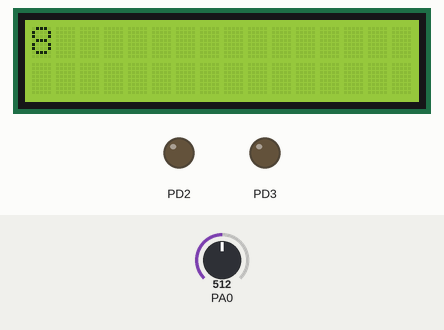
Bench run of a program on a simulated ATmega32, built with avr-gcc and emulated at 8 MHz. Shown: 16×2 character LCD, output pins drawn as LEDs (lit = HIGH). Wiring (inferred from the names in the program): character LCD (HD44780): RS PD0; E PD1; data PD4, PD5, PD6, PD7. The inputs (shaded band) are chosen by the test bench; at power-on: PA0 = 512. Pins used as bus, display or sensor lines are not drawn.

Above: at 1.2 s.
1.3 s: PA0 set to 1023
At 1.7 s:
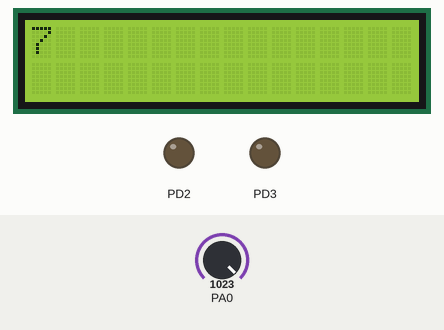
Timing chart, 0 to 4.3 s (numbered marks = the images above; inputs shaded):
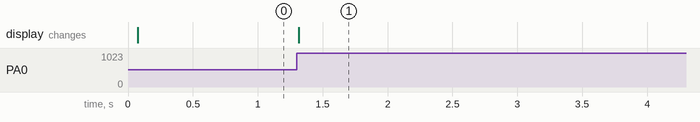

The program:

main.c
```c
/*
 * Keypad_interfacing.c
 *
 * Created: 6/28/2020 2:42:42 AM
 * Author : Orina Dorothy
 */

#define F_CPU 8000000UL
#include <avr/io.h>
#include <util/delay.h>
#include "Keypadheader.h"

int main(void)
{
	int adc_value = 0;
	int keys = 16;
	LCD_Init();  /* Initialize LCD */
	ADC_Init();
	LCD_String("Press A Key");
	LCD_Cmd(0xc0);
	read_key();
	return 0;
}
```

Function.c
```c
/*
 * Function.c
 *
 * Created: 6/29/2020 10:33:12 AM
 *  Author: Panda
 */

#define F_CPU 8000000UL
#include <avr/io.h>
#include <util/delay.h>
#include <stdlib.h>

#define LCD_Dir DDRD
#define LCD_Port PORTD
#define RS PD0
#define EN PD1


/*LCD command write*/
void LCD_Cmd(unsigned char cmd){
	/*Sending the first nibble of data (Higher 4 bits)*/
	LCD_Port = (LCD_Port & 0x0F) | (cmd & 0xF0);/* Sending upper nibble */
	LCD_Port &= ~ (1<<RS); /* RS=0, command reg. */
	LCD_Port |= (1<<EN); /* Enable pulse ON */
	_delay_us(1);
	LCD_Port &= ~ (1<<EN); /* Enable pulse OFF */
	_delay_us(200);
	/*Sending the second nibble of data (Lower 4 bits)*/
	LCD_Port = (LCD_Port & 0x0F) | (cmd << 4);/* Sending lower nibble */
	LCD_Port |= (1<<EN); /* Enable pulse ON */
	_delay_us(1);
	LCD_Port &= ~ (1<<EN); /* Enable pulse OFF */
	_delay_ms(2);
}
/*LCD data write function */
void LCD_Char (unsigned char char_data){
	/*Sending the first nibble of data (Higher 4 bits)*/
	LCD_Port = (LCD_Port & 0x0F) | (char_data & 0xF0);/* Sending upper nibble */
	LCD_Port |= (1<<RS); /* RS=1, data reg. */
	LCD_Port |= (1<<EN); /* Enable pulse ON */
	_delay_us(1);
	LCD_Port &= ~ (1<<EN); /* Enable pulse OFF */
	_delay_us(200);
	/*Sending the second nibble of data (Lower 4 bits)*/
	LCD_Port = (LCD_Port & 0x0F) | (char_data << 4); /* Sending lower nibble */
	LCD_Port |= (1<<EN); /* Enable pulse ON */
	_delay_us(1);
	LCD_Port &= ~ (1<<EN); /* Enable pulse OFF */
	_delay_ms(2);
}
/*LCD Initialize function */
void LCD_Init (void){
	LCD_Dir = 0xFF; /* Make LCD command port direction as output pins*/
	_delay_ms(20); /* LCD Power ON delay always > 15ms */
	LCD_Cmd(0x33);
	LCD_Cmd(0x32); /*send for 4 bit initialization of LCD*/
	//LCD_Cmd(0x80); /* Return display to its home position */
	LCD_Cmd(0x28); /* 2 line 4bit mode */
	LCD_Cmd(0x0C); /* Display ON Cursor OFF */
	LCD_Cmd(0x06); /* Auto Increment cursor */
	LCD_Cmd(0x01); /* Clear display */
	_delay_ms(2);
	LCD_Cmd (0x80);
}
/*Clear LCD Function*/
void LCD_Clear(void){
	LCD_Cmd(0x01); /* clear display */
	_delay_ms(2);
	LCD_Cmd(0x80); /* Return display to its home position */
}

/*Send string to LCD function */
void LCD_String (char *str){
	int i;
	/* Send each char of string till the NULL */
	for(i=0;str[i]!=0;i++){
		LCD_Char(str[i]);
	}
}
/*Send string to LCD with xy position */
void LCD_String_xy (char row, char pos, char *str){
	if (row == 0 && pos<16){
		LCD_Cmd((pos & 0x0F)|0x80);/* Command of first row and required
		position<16 */
	}
	else if (row == 1 && pos<16){
		LCD_Cmd((pos & 0x0F)|0xC0);/* Command of second row and required
		position<16 */
	}
	LCD_String(str); /* Call LCD string function */
}

void ADC_Init()
{
	DDRA=0x0;			/* Make ADC port as input */
	ADCSRA = 0x87;			/* Enable ADC, fr/128  */
	ADMUX = 0x40;			/* Vref: Avcc, ADC channel: 0 */

}

int ADC_Read(char channel)
{
	ADMUX = 0x40 | (channel & 0x07);
	ADCSRA |= (1<<ADSC);  /* Start ADC conversion */
	while (!(ADCSRA & (1<<ADIF))); /* Wait until end of conversion */
	ADCSRA |= (1<<ADIF);  /* Clear interrupt flag */
	_delay_ms(1);
	return ADCW;   /* Return ADC word */
}

char read_key()
{
	int keys = 16;
	unsigned char *keypad[] = {"7","8","9","/","4","5","6","*","1","2","3","-","ON","0","=","+"};
	int adc_value = ADC_Read(0);
	int values[] = {1023,512,341,256,180,153,133,118,98,90,83,76,68,64,60,57};

	while(1)
	{
		adc_value = ADC_Read(0);

		for (int i =0; i<=keys; i++)
		{
			if (adc_value ==(values[i]))
			{
				LCD_Clear(); //Clear screen before displaying another key
				LCD_String(keypad[i]);
			}
		}

		_delay_ms(300);

	}

}
```

Keypadheader.h
```c
/*
 * Keypadheader.h
 *
 * Created: 6/29/2020 9:14:43 AM
 *  Author: Panda
 */


#ifndef KEYPADHEADER_H_
#define KEYPADHEADER_H_

/*Function Declarations*/
void LCD_Cmd(unsigned char cmd);
void LCD_Char(unsigned char char_data);
void LCD_Init(void);
void LCD_Clear(void);
void LCD_String(char *str);
void LCD_String_xy(char row, char pos, char *str);
//void Load_Custom_Char();
//void LCD_Custom_Char(int , unsigned char *str);
void ADC_Init(void);
int ADC_Read(char channel);
char read_key(void);


#endif /* KEYPADHEADER_H_ */
```

Measured:
- after the input at 1.3 s, the display: changes at once (image 1)
